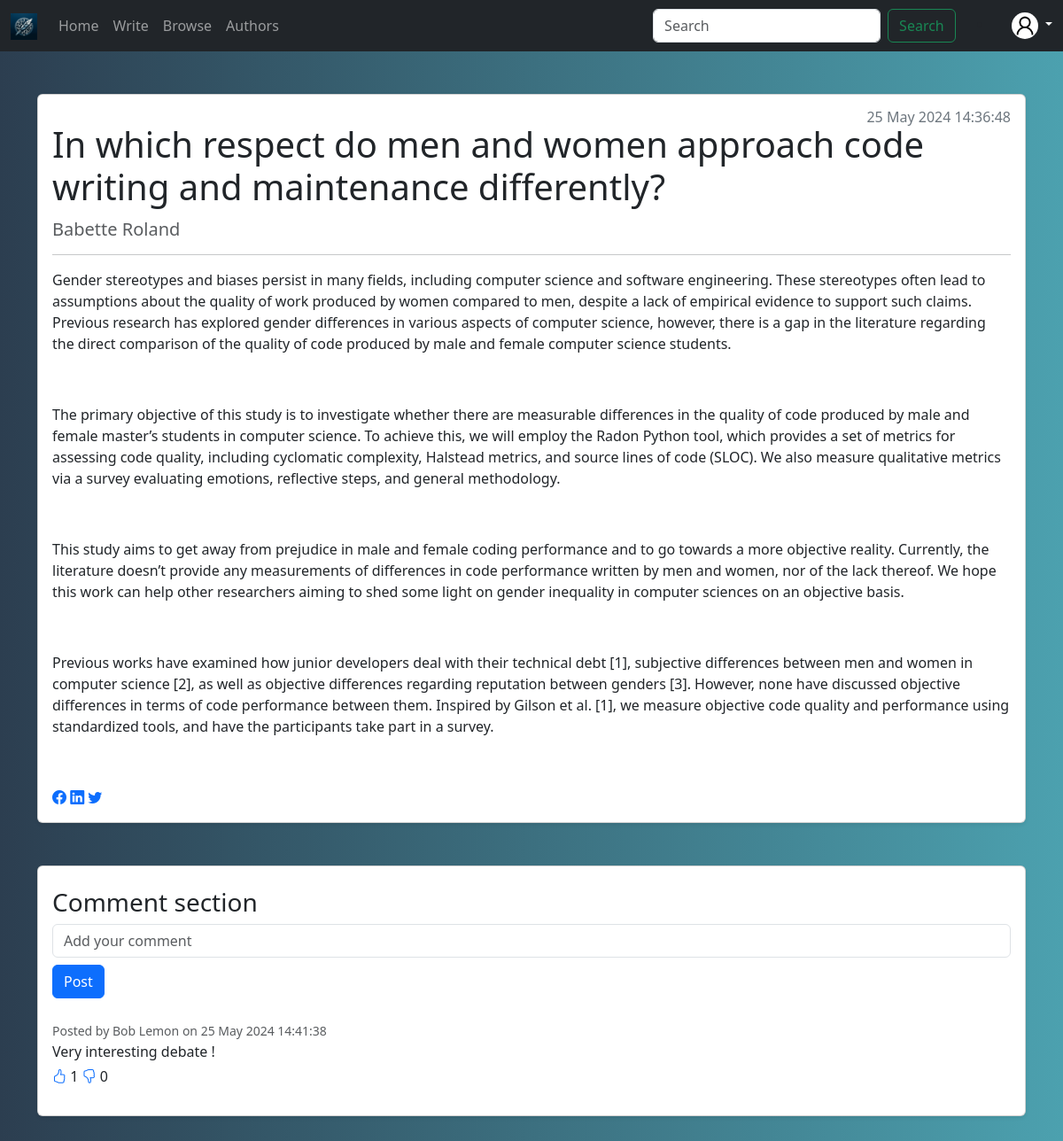
Screenshot of /articles/read/1 with the database file from the repository.
### projet/models.py (models this page shows)
class Article(Base):
    __tablename__ = "articles"
    id = Column(Integer, primary_key=True)
    body = Column(String, index=True)
    title = Column(String, index=True)
    created_at = Column(DateTime, server_default=func.now())
    author_id = Column(String(72), ForeignKey("users.id"))
    likes = Column(Integer, default=0)
    dislikes = Column(Integer, default=0)
    author = relationship("User", back_populates="articles")
    comments = relationship("Comment", back_populates="article")
    likes_dislikes_article = relationship("LikeDislikeArticle", back_populates="article")

class User(Base):
    __tablename__ = 'users'
    id = Column(String(72), primary_key=True)
    first_name = Column(String(72))
    last_name = Column(String(72))
    email = Column(String(72), unique=True)
    password = Column(String(72))
    is_active = Column(Boolean, default=True)
    group = Column(String(2048), nullable=True)
    articles = relationship("Article", back_populates="author")
    comments = relationship("Comment", back_populates="author")
    likes_dislikes_article = relationship("LikeDislikeArticle", back_populates="user")
    likes_dislikes_comment = relationship("LikeDislikeComments", back_populates="user")
    subscriptions = relationship("Subscription", foreign_keys=[Subscription.user_id], back_populates="user")
    subscribers = relationship("Subscription", foreign_keys=[Subscription.author_id], back_populates="author")

class Comment(Base):
    __tablename__ = 'comments'
    id = Column(Integer, primary_key=True)
    body = Column(String, index=True)
    article_id = Column(Integer, ForeignKey("articles.id"))
    author_id = Column(String(72), ForeignKey("users.id"))
    created_at = Column(DateTime, server_default=func.now())
    likes = Column(Integer, default=0)
    dislikes = Column(Integer, default=0)
    article = relationship("Article", back_populates="comments")
    author = relationship("User", back_populates="comments")
    likes_dislikes_comments = relationship("LikeDislikeComments", back_populates="comment")

### projet/routes/articles.py (the view)
@router.get("/read/{article_id}")
def read_article(request: Request, article_id: int, db: Session = Depends(get_db)):
    article = db.query(models.Article).get(article_id)
    article.comments = db.query(models.Comment).filter(models.Comment.article_id == article_id).all()
    return templates.TemplateResponse(
        "read_article.html",
        context={
            'request': request,
            'article': article,
        }
    )

### projet/templates/read_article.html (shortened to what this page needs)
{% extends "base.html" %}
{% block content %}
{% include 'navbar.html' %}
<div class="container my-5">
    <div class="card shadow-sm">
        <div class="card-body">
            <h1 class="card-title my-3">{{ article.title }}</h1>
            <h5 class="card-subtitle mb-2 text-muted">{{ article.author.first_name }} {{ article.author.last_name }}</h5>
            <h6 class="text-secondary position-absolute top-0 end-0 m-3">{{ article.created_at.strftime("%d %b %Y %X") }}</h6>
            <hr>
            <div class="card-text">
                {{ article.body|safe }}
            </div>
            <a href="https://www.facebook.com/sharer/sharer.php?u={{request.url}}" class="bi bi-facebook" target="_blank"></a>
            <a href="https://www.linkedin.com/share?id={{request.url}}" class="bi bi-linkedin" target="_blank"></a>
            <a href="http://www.twitter.com/share?url={{request.url}}" class="bi bi-twitter" target="_blank"></a>
        </div>
    </div>
</div>
<div class="container my-5">
    <div class="card shadow-sm p-3">
        <h3 class="mt-2">Comment section</h3>
        <form id="post-form">
            <input type="text" name="comment" id="comment" placeholder="Add your comment" class="form-control mb-2">
            <button type="submit" class="btn btn-primary mb-4">Post</button>
        </form>
        <div id="comments-list">
            {% for com in article.comments %}
            <div class="comment mb-3">
                <small class="text-muted">Posted by {{ com.author.first_name }} {{ com.author.last_name }} on {{ com.created_at.strftime("%d %b %Y %X") }}</small>
                <p class="mb-1">{{ com.body }}</p>
                <span>
                    <a href="/articles/comments/like/{{ article.id }}/{{ com.id }}" class="bi bi-hand-thumbs-up"></a>
                    <span>{{ com.likes }}</span>
                </span>
                <span>
                    <a href="/articles/comments/dislike/{{ article.id }}/{{ com.id }}" class="bi bi-hand-thumbs-down"></a>
                    <span>{{ com.dislikes }}</span>
                </span>
            </div>
            {% endfor %}
        </div>
    </div>
</div>
{% endblock %}

### static/style.css (style rules this page uses)
body { background: linear-gradient(to right, #2c3e50, #4ca1af); }

### rows the page displays
Article: title "In which respect do men and women approach code writing and maintenance differently?", created_at "25 May 2024 14:36:48", body "Gender stereotypes and biases persist in many fields, including computer science and software engineering. These stereotypes often lead to assumptions about the quality of work produced by women compared to men, despite a lack of empirical evidence to support such claims. Previous research has explored gender differences in various aspects of computer science, however, there is a gap in the literature regarding the direct comparison of the quality of code produced by male and female computer science students. The primary objective of this study is to investigate whether there are measurable differences in the quality of code produced by male and female master’s students in computer science.…"
User: author.first_name "Babette", author.last_name "Roland"
Comment: author.first_name "Bob", author.last_name "Lemon", created_at "25 May 2024 14:41:38", body "Very interesting debate !", likes "1", dislikes "0"
